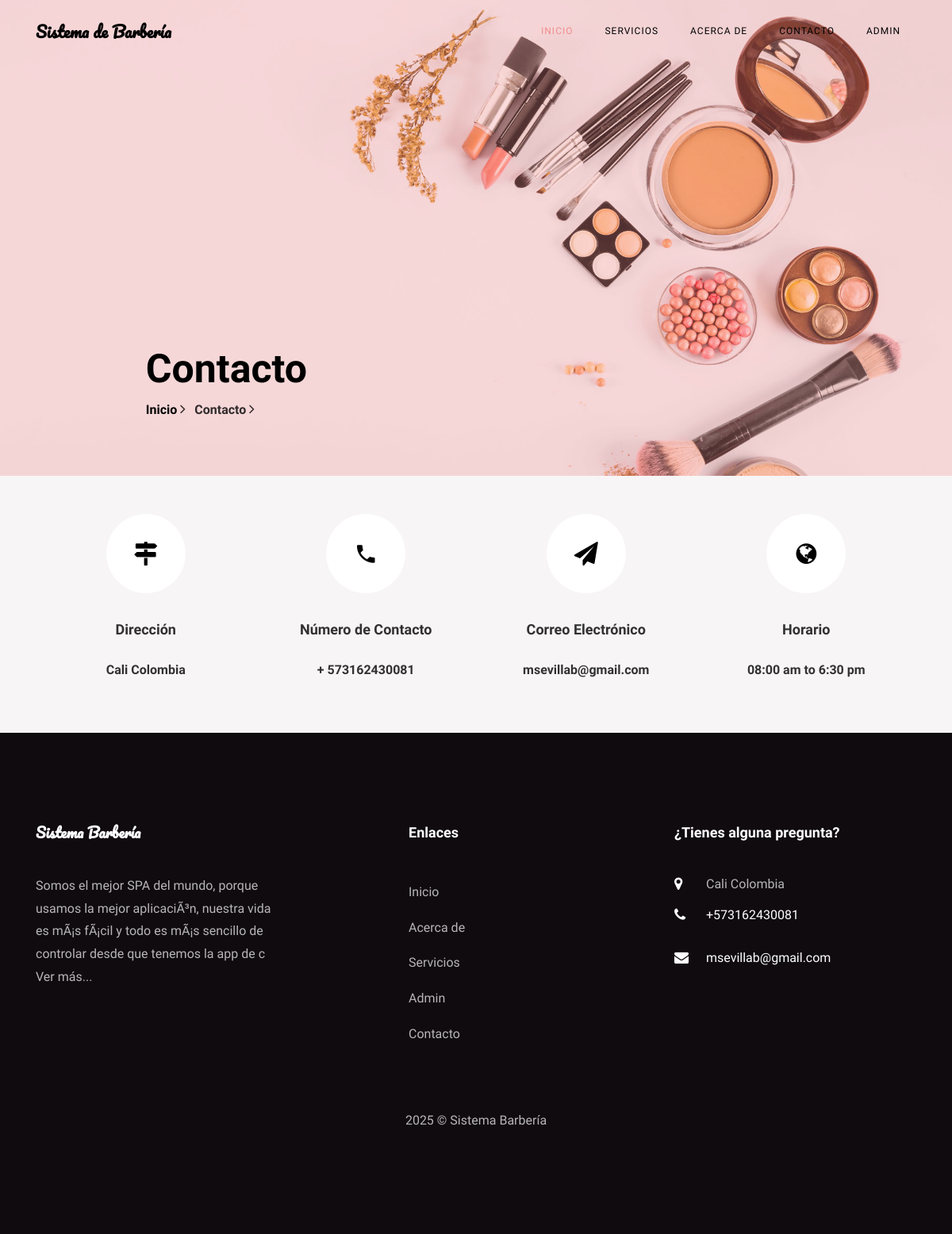
The page /contact.php on the database as committed earlier.
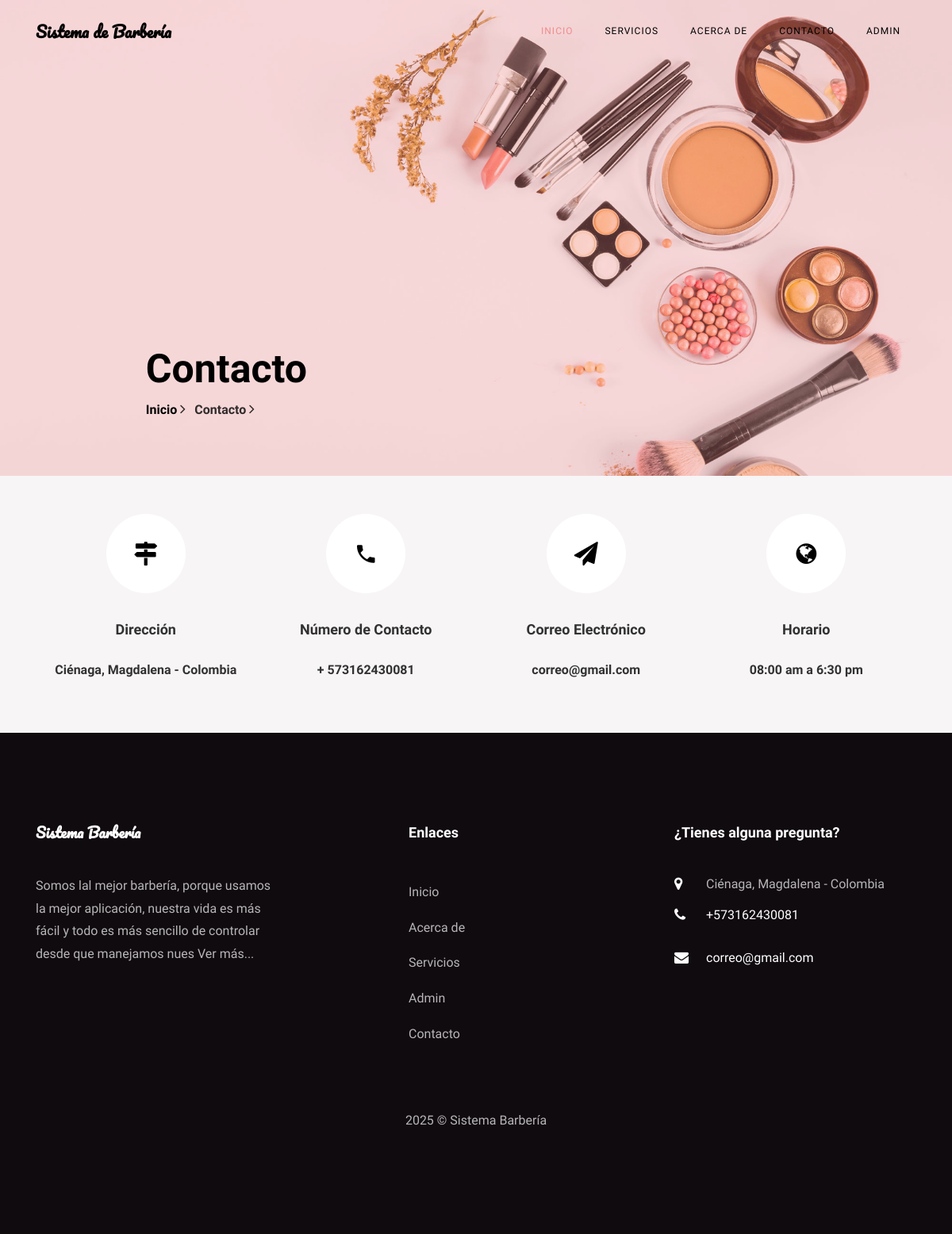
The same page on the database as committed later.
### tables this page shows
CREATE TABLE `tblpage` (
  `ID` int(10) NOT NULL,
  `PageType` varchar(200) DEFAULT NULL,
  `PageTitle` mediumtext DEFAULT NULL,
  `PageDescription` mediumtext DEFAULT NULL,
  `Email` varchar(200) DEFAULT NULL,
  `MobileNumber` bigint(10) DEFAULT NULL,
  `UpdationDate` date DEFAULT NULL,
  `Timing` varchar(200) NOT NULL
);

### contact.php (the view, shortened to what the changed rows need)
<?php
include('includes/dbconnection.php');
?>
<!DOCTYPE html>
<html lang="en">
  <head>
    <link rel="stylesheet" href="css/open-iconic-bootstrap.min.css">
    <link rel="stylesheet" href="css/animate.css">
    <link rel="stylesheet" href="css/owl.carousel.min.css">
    <link rel="stylesheet" href="css/owl.theme.default.min.css">
    <link rel="stylesheet" href="css/magnific-popup.css">
    <link rel="stylesheet" href="css/aos.css">
    <link rel="stylesheet" href="css/ionicons.min.css">
    <link rel="stylesheet" href="css/bootstrap-datepicker.css">
    <link rel="stylesheet" href="css/jquery.timepicker.css">
    <link rel="stylesheet" href="css/flaticon.css">
    <link rel="stylesheet" href="css/icomoon.css">
    <link rel="stylesheet" href="css/style.css">
  </head>
  <body>
    <section class="hero-wrap hero-wrap-2" style="background-image: url('images/bg-2.jpg');" data-stellar-background-ratio="0.5">
      <div class="container">
        <div class="row no-gutters slider-text js-fullheight align-items-end justify-content-center">
          <div class="col-md-9 ftco-animate pb-5">
            <h2 class="mb-0 bread">Contacto</h2>
          </div>
        </div>
      </div>
    </section>
    <section class="contact-section bg-light">
      <div class="container">
        <div class="row no-gutters d-flex contact-info">
          <?php
$ret=mysqli_query($con,"select * from tblpage where PageType='contactus' ");
while ($row=mysqli_fetch_array($ret)) {
?>
          <div class="col-md-3 d-flex">
          	<div class="align-self-stretch box p-4 py-md-5 text-center">
          		<div class="icon d-flex align-items-center justify-content-center">
          			<span class="icon-map-signs"></span>
          		</div>
          		<h3 class="mb-4">Dirección</h3>
	            <p><?php  echo $row['PageDescription'];?></p>
	          </div>
          </div>
          <div class="col-md-3 d-flex">
          	<div class="align-self-stretch box p-4 py-md-5 text-center">
          		<div class="icon d-flex align-items-center justify-content-center">
          			<span class="icon-phone2"></span>
          		</div>
          		<h3 class="mb-4">Número de Contacto</h3>
	            <p><a href="tel://1234567920">+ <?php  echo $row['MobileNumber'];?></a></p>
	          </div>
          </div>
          <div class="col-md-3 d-flex">
          	<div class="align-self-stretch box p-4 py-md-5 text-center">
          		<div class="icon d-flex align-items-center justify-content-center">
          			<span class="icon-paper-plane"></span>
          		</div>
          		<h3 class="mb-4">Correo Electrónico</h3>
	            <p><a href="mailto:hola@cweb.com"><?php  echo $row['Email'];?></a></p>
	          </div>
          </div>
          <div class="col-md-3 d-flex">
          	<div class="align-self-stretch box p-4 py-md-5 text-center">
          		<div class="icon d-flex align-items-center justify-content-center">
          			<span class="icon-globe"></span>
          		</div>
          		<h3 class="mb-4">Horario</h3>
	            <p><?php  echo $row['Timing'];?></p>
	          </div>
          </div>
          <?php } ?>
        </div>
      </div>
    </section>
   <?php include_once('includes/footer.php');?>
  </body>
</html>

### includes/footer.php (shortened to what the changed rows need)
 <?php
include('includes/dbconnection.php');
?>
 <footer class="ftco-footer ftco-section">
      <div class="container">
        <div class="row mb-5">
          <div class="col-md">
            <div class="ftco-footer-widget mb-4">
              <h2 class="ftco-heading-2 logo">Sistema Barbería</h2>
              <?php
$ret=mysqli_query($con,"select * from tblpage where PageType='aboutus' ");
while ($row=mysqli_fetch_array($ret)) {
?>
              <p><?php  echo substr($row['PageDescription'],0,200);?> <a href="about.php">Ver más...</a></p><?php } ?>
            </div>
          </div>
          <div class="col-md" style="padding-left: 150px">
             <div class="ftco-footer-widget mb-4">
              <h2 class="ftco-heading-2">Enlaces</h2>
            </div>
          </div>
          <div class="col-md">
            <div class="ftco-footer-widget mb-4">
            	<h2 class="ftco-heading-2">¿Tienes alguna pregunta?</h2>
            	<div class="block-23 mb-3">
                <?php
$ret=mysqli_query($con,"select * from tblpage where PageType='contactus' ");
while ($row=mysqli_fetch_array($ret)) {
?>
	              <ul>
	                <li><span class="icon icon-map-marker"></span><span class="text"><?php  echo $row['PageDescription'];?></span></li>
	                <li><a href="#"><span class="icon icon-phone"></span><span class="text">+<?php  echo $row['MobileNumber'];?></span></a></li>
	                <li><a href="#"><span class="icon icon-envelope"></span><span class="text"><?php  echo $row['Email'];?></span></a></li>
	              </ul>
	            </div>
               <?php } ?>
            </div>
          </div>
        </div>
      </div>
    </footer>

Rows that differ between the two databases and show on the page:
changed tblpage: PageDescription "Cali Colombia" → "Ciénaga, Magdalena - Colombia"; Email "msevillab@gmail.com" → "correo@gmail.com"; Timing "08:00 am to 6:30 pm" → "08:00 am a 6:30 pm"
changed tblpage: PageDescription "Somos el mejor SPA del mundo, porque usamos la mejor aplicaciÃ³n, nuestra vida es mÃ¡s fÃ¡cil y todo es mÃ¡s sencillo de controlar desde que tenemos la app de c" → "Somos lal mejor barbería, porque usamos la mejor aplicación, nuestra vida es más fácil y todo es más sencillo de controlar desde que manejamos nues"
